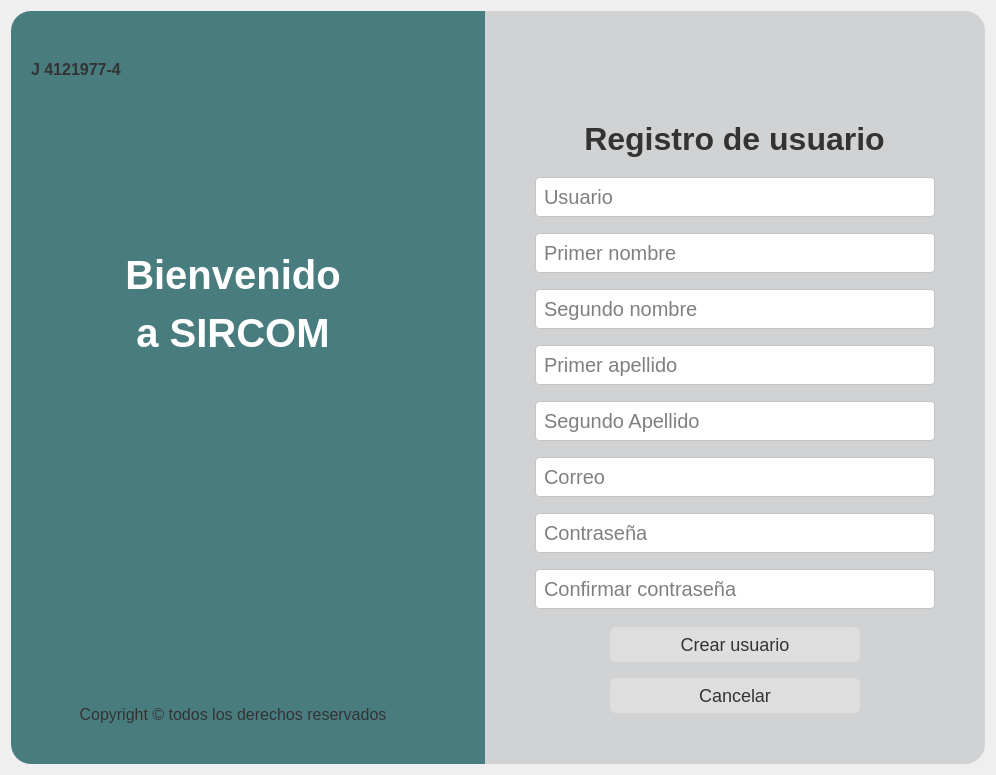
<?xml version="1.0" encoding="UTF-8"?>
<ui version="4.0">
 <class>Form</class>
 <widget class="QWidget" name="Form">
  <property name="geometry">
   <rect>
    <x>0</x>
    <y>0</y>
    <width>996</width>
    <height>775</height>
   </rect>
  </property>
  <property name="windowTitle">
   <string>Form</string>
  </property>
  <property name="styleSheet">
   <string notr="true">QWidget {
    font-family: Arial;
}

#login {
    background: #F0F6F9;
}


#panelIzquierdo {
    background: #487c7e;
    border-top-left-radius: 20px;
    border-bottom-left-radius: 20px;
}

#labelTitulo {
	color: white;
    font-size: 40px;
    font-weight: bold;
}

#labelTituloRegistro {
    font-size: 32px;
    font-weight: bold;
}

#panelDerecho{
    background: #d1d2d4;
    border-top-right-radius: 20px;
    border-bottom-right-radius: 20px;
}

QLineEdit {
    background: white;
    border-radius: 4px;
    padding: 6px;
    border: 1px solid #c4c4c4;
    font-size: 20px;
}

QLineEdit:focus {
    border: 1px solid #487c7e;
}

QLabel {
    color: #333;
    font-size: 20px;
}

#labelLink{
    color: #4054d6;
    font-size: 13px;
}
#labelLink:hover {
    text-decoration: underline;
}

QPushButton {
    background: #dedede;
    color: #333;
    border-radius: 6px;
    padding: 7px;
    border: none;
    font-size: 18px;
}

QPushButton:hover {
    background: #cacaca;
}

QPushButton:pressed {
    background: #b5b5b5;
}</string>
  </property>
  <layout class="QHBoxLayout" name="horizontalLayout_2">
   <item>
    <layout class="QHBoxLayout" name="horizontalLayout" stretch="1,1">
     <property name="spacing">
      <number>0</number>
     </property>
     <item>
      <widget class="QWidget" name="panelIzquierdo" native="true">
       <layout class="QVBoxLayout" name="verticalLayout_2" stretch="0,1,3,3,0">
        <property name="leftMargin">
         <number>20</number>
        </property>
        <property name="topMargin">
         <number>20</number>
        </property>
        <property name="rightMargin">
         <number>50</number>
        </property>
        <property name="bottomMargin">
         <number>40</number>
        </property>
        <item>
         <layout class="QHBoxLayout" name="horizontalLayout_3">
          <item>
           <layout class="QVBoxLayout" name="verticalLayout_5">
            <item alignment="Qt::AlignHCenter">
             <widget class="QLabel" name="labelLogo">
              <property name="maximumSize">
               <size>
                <width>200</width>
                <height>200</height>
               </size>
              </property>
              <property name="text">
               <string/>
              </property>
              <property name="pixmap">
               <pixmap>icons/logo.png</pixmap>
              </property>
              <property name="scaledContents">
               <bool>true</bool>
              </property>
             </widget>
            </item>
            <item alignment="Qt::AlignHCenter">
             <widget class="QLabel" name="label">
              <property name="text">
               <string>&lt;html&gt;&lt;head/&gt;&lt;body&gt;&lt;p&gt;&lt;span style=&quot; font-size:12pt; font-weight:600;&quot;&gt;J 4121977-4&lt;/span&gt;&lt;/p&gt;&lt;/body&gt;&lt;/html&gt;</string>
              </property>
             </widget>
            </item>
           </layout>
          </item>
          <item>
           <spacer name="horizontalSpacer">
            <property name="orientation">
             <enum>Qt::Horizontal</enum>
            </property>
            <property name="sizeHint" stdset="0">
             <size>
              <width>40</width>
              <height>20</height>
             </size>
            </property>
           </spacer>
          </item>
         </layout>
        </item>
        <item>
         <spacer name="verticalSpacer_3">
          <property name="orientation">
           <enum>Qt::Vertical</enum>
          </property>
          <property name="sizeHint" stdset="0">
           <size>
            <width>20</width>
            <height>40</height>
           </size>
          </property>
         </spacer>
        </item>
        <item alignment="Qt::AlignHCenter|Qt::AlignVCenter">
         <widget class="QLabel" name="labelTitulo">
          <property name="sizePolicy">
           <sizepolicy hsizetype="Minimum" vsizetype="Minimum">
            <horstretch>0</horstretch>
            <verstretch>0</verstretch>
           </sizepolicy>
          </property>
          <property name="text">
           <string>&lt;html&gt;&lt;head/&gt;&lt;body&gt;&lt;p&gt;Bienvenido&lt;/p&gt;&lt;p&gt;a SIRCOM&lt;/p&gt;&lt;/body&gt;&lt;/html&gt;</string>
          </property>
          <property name="alignment">
           <set>Qt::AlignCenter</set>
          </property>
         </widget>
        </item>
        <item>
         <spacer name="verticalSpacer_4">
          <property name="orientation">
           <enum>Qt::Vertical</enum>
          </property>
          <property name="sizeHint" stdset="0">
           <size>
            <width>20</width>
            <height>40</height>
           </size>
          </property>
         </spacer>
        </item>
        <item>
         <widget class="QLabel" name="label_2">
          <property name="text">
           <string>&lt;html&gt;&lt;head/&gt;&lt;body&gt;&lt;p&gt;&lt;span style=&quot; font-size:12pt;&quot;&gt;Copyright ©️ todos los derechos reservados&lt;/span&gt;&lt;/p&gt;&lt;/body&gt;&lt;/html&gt;</string>
          </property>
          <property name="alignment">
           <set>Qt::AlignCenter</set>
          </property>
         </widget>
        </item>
       </layout>
      </widget>
     </item>
     <item>
      <widget class="QWidget" name="panelDerecho" native="true">
       <layout class="QVBoxLayout" name="verticalLayout" stretch="0,0,0,0,0,0,0,0">
        <property name="spacing">
         <number>8</number>
        </property>
        <property name="leftMargin">
         <number>50</number>
        </property>
        <property name="topMargin">
         <number>100</number>
        </property>
        <property name="rightMargin">
         <number>50</number>
        </property>
        <property name="bottomMargin">
         <number>40</number>
        </property>
        <item>
         <spacer name="verticalSpacer_5">
          <property name="orientation">
           <enum>Qt::Vertical</enum>
          </property>
          <property name="sizeHint" stdset="0">
           <size>
            <width>20</width>
            <height>40</height>
           </size>
          </property>
         </spacer>
        </item>
        <item alignment="Qt::AlignHCenter|Qt::AlignVCenter">
         <widget class="QLabel" name="labelTituloRegistro">
          <property name="text">
           <string>&lt;html&gt;&lt;head/&gt;&lt;body&gt;&lt;p&gt;Registro de usuario&lt;/p&gt;&lt;/body&gt;&lt;/html&gt;</string>
          </property>
          <property name="alignment">
           <set>Qt::AlignCenter</set>
          </property>
         </widget>
        </item>
        <item>
         <spacer name="verticalSpacer_2">
          <property name="orientation">
           <enum>Qt::Vertical</enum>
          </property>
          <property name="sizeHint" stdset="0">
           <size>
            <width>20</width>
            <height>8</height>
           </size>
          </property>
         </spacer>
        </item>
        <item>
         <spacer name="verticalSpacer_7">
          <property name="orientation">
           <enum>Qt::Vertical</enum>
          </property>
          <property name="sizeHint" stdset="0">
           <size>
            <width>20</width>
            <height>40</height>
           </size>
          </property>
         </spacer>
        </item>
        <item>
         <layout class="QVBoxLayout" name="verticalLayout_4">
          <property name="spacing">
           <number>16</number>
          </property>
          <item>
           <widget class="QLineEdit" name="lineEditCedula">
            <property name="sizePolicy">
             <sizepolicy hsizetype="Minimum" vsizetype="Fixed">
              <horstretch>0</horstretch>
              <verstretch>0</verstretch>
             </sizepolicy>
            </property>
            <property name="minimumSize">
             <size>
              <width>400</width>
              <height>0</height>
             </size>
            </property>
            <property name="baseSize">
             <size>
              <width>0</width>
              <height>-3968</height>
             </size>
            </property>
            <property name="text">
             <string/>
            </property>
            <property name="alignment">
             <set>Qt::AlignLeading|Qt::AlignLeft|Qt::AlignVCenter</set>
            </property>
            <property name="placeholderText">
             <string>Usuario</string>
            </property>
           </widget>
          </item>
          <item>
           <widget class="QLineEdit" name="lineEditNombre">
            <property name="placeholderText">
             <string>Primer nombre</string>
            </property>
           </widget>
          </item>
          <item>
           <widget class="QLineEdit" name="lineEdit">
            <property name="placeholderText">
             <string>Segundo nombre</string>
            </property>
           </widget>
          </item>
          <item>
           <widget class="QLineEdit" name="lineEditApellido">
            <property name="placeholderText">
             <string>Primer apellido</string>
            </property>
           </widget>
          </item>
          <item>
           <widget class="QLineEdit" name="lineEdit_2">
            <property name="placeholderText">
             <string>Segundo Apellido</string>
            </property>
           </widget>
          </item>
          <item>
           <widget class="QLineEdit" name="lineEditCorreo">
            <property name="sizePolicy">
             <sizepolicy hsizetype="Minimum" vsizetype="Fixed">
              <horstretch>0</horstretch>
              <verstretch>0</verstretch>
             </sizepolicy>
            </property>
            <property name="minimumSize">
             <size>
              <width>400</width>
              <height>0</height>
             </size>
            </property>
            <property name="text">
             <string/>
            </property>
            <property name="placeholderText">
             <string>Correo</string>
            </property>
           </widget>
          </item>
          <item>
           <widget class="QLineEdit" name="lineEditPass">
            <property name="sizePolicy">
             <sizepolicy hsizetype="Minimum" vsizetype="Fixed">
              <horstretch>0</horstretch>
              <verstretch>0</verstretch>
             </sizepolicy>
            </property>
            <property name="minimumSize">
             <size>
              <width>400</width>
              <height>0</height>
             </size>
            </property>
            <property name="text">
             <string/>
            </property>
            <property name="placeholderText">
             <string>Contraseña</string>
            </property>
           </widget>
          </item>
          <item>
           <widget class="QLineEdit" name="lineEdit_3">
            <property name="placeholderText">
             <string>Confirmar contraseña</string>
            </property>
           </widget>
          </item>
         </layout>
        </item>
        <item>
         <spacer name="verticalSpacer">
          <property name="orientation">
           <enum>Qt::Vertical</enum>
          </property>
          <property name="sizeHint" stdset="0">
           <size>
            <width>20</width>
            <height>40</height>
           </size>
          </property>
         </spacer>
        </item>
        <item>
         <layout class="QVBoxLayout" name="verticalLayout_3">
          <property name="spacing">
           <number>16</number>
          </property>
          <item alignment="Qt::AlignHCenter">
           <widget class="QPushButton" name="buttonCrear">
            <property name="minimumSize">
             <size>
              <width>250</width>
              <height>0</height>
             </size>
            </property>
            <property name="cursor">
             <cursorShape>PointingHandCursor</cursorShape>
            </property>
            <property name="text">
             <string>Crear usuario</string>
            </property>
           </widget>
          </item>
          <item alignment="Qt::AlignHCenter">
           <widget class="QPushButton" name="buttonCancelar">
            <property name="minimumSize">
             <size>
              <width>250</width>
              <height>0</height>
             </size>
            </property>
            <property name="cursor">
             <cursorShape>PointingHandCursor</cursorShape>
            </property>
            <property name="text">
             <string>Cancelar</string>
            </property>
           </widget>
          </item>
         </layout>
        </item>
        <item>
         <spacer name="verticalSpacer_6">
          <property name="orientation">
           <enum>Qt::Vertical</enum>
          </property>
          <property name="sizeHint" stdset="0">
           <size>
            <width>20</width>
            <height>40</height>
           </size>
          </property>
         </spacer>
        </item>
       </layout>
      </widget>
     </item>
    </layout>
   </item>
  </layout>
 </widget>
 <resources/>
 <connections/>
</ui>
